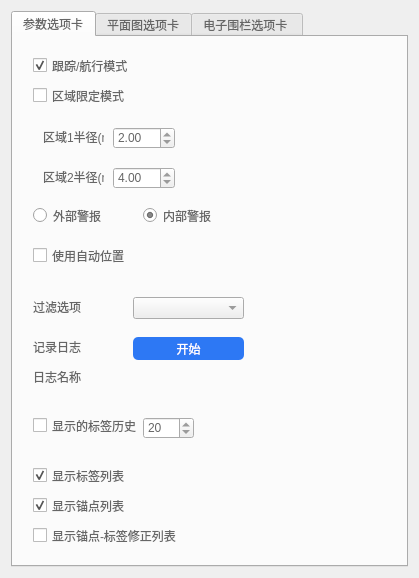
<?xml version="1.0" encoding="UTF-8"?>
<ui version="4.0">
 <class>ViewSettingsWidget</class>
 <widget class="QWidget" name="ViewSettingsWidget">
  <property name="geometry">
   <rect>
    <x>0</x>
    <y>0</y>
    <width>419</width>
    <height>578</height>
   </rect>
  </property>
  <property name="windowTitle">
   <string>Form</string>
  </property>
  <layout class="QVBoxLayout" name="verticalLayout">
   <item>
    <widget class="QTabWidget" name="tabWidget">
     <property name="minimumSize">
      <size>
       <width>300</width>
       <height>300</height>
      </size>
     </property>
     <property name="styleSheet">
      <string notr="true">color: #666;</string>
     </property>
     <property name="currentIndex">
      <number>0</number>
     </property>
     <widget class="QWidget" name="config_tab">
      <attribute name="title">
       <string>参数选项卡</string>
      </attribute>
      <widget class="QCheckBox" name="showTagHistory">
       <property name="geometry">
        <rect>
         <x>20</x>
         <y>380</y>
         <width>109</width>
         <height>17</height>
        </rect>
       </property>
       <property name="text">
        <string>显示的标签历史</string>
       </property>
      </widget>
      <widget class="QCheckBox" name="showGeoFencingMode">
       <property name="geometry">
        <rect>
         <x>20</x>
         <y>50</y>
         <width>109</width>
         <height>17</height>
        </rect>
       </property>
       <property name="text">
        <string>区域限定模式</string>
       </property>
      </widget>
      <widget class="QDoubleSpinBox" name="zone1">
       <property name="geometry">
        <rect>
         <x>100</x>
         <y>90</y>
         <width>62</width>
         <height>22</height>
        </rect>
       </property>
       <property name="maximum">
        <double>300.000000000000000</double>
       </property>
       <property name="value">
        <double>2.000000000000000</double>
       </property>
      </widget>
      <widget class="QDoubleSpinBox" name="zone2">
       <property name="geometry">
        <rect>
         <x>100</x>
         <y>130</y>
         <width>62</width>
         <height>22</height>
        </rect>
       </property>
       <property name="maximum">
        <double>300.000000000000000</double>
       </property>
       <property name="value">
        <double>4.000000000000000</double>
       </property>
      </widget>
      <widget class="QLabel" name="label_z1">
       <property name="geometry">
        <rect>
         <x>30</x>
         <y>90</y>
         <width>61</width>
         <height>20</height>
        </rect>
       </property>
       <property name="text">
        <string>区域1半径(m)</string>
       </property>
      </widget>
      <widget class="QLabel" name="label_z2">
       <property name="geometry">
        <rect>
         <x>30</x>
         <y>130</y>
         <width>61</width>
         <height>20</height>
        </rect>
       </property>
       <property name="text">
        <string>区域2半径(m)</string>
       </property>
      </widget>
      <widget class="QRadioButton" name="inAlarm">
       <property name="geometry">
        <rect>
         <x>130</x>
         <y>170</y>
         <width>91</width>
         <height>17</height>
        </rect>
       </property>
       <property name="text">
        <string>内部警报</string>
       </property>
       <property name="checked">
        <bool>true</bool>
       </property>
      </widget>
      <widget class="QRadioButton" name="outAlarm">
       <property name="geometry">
        <rect>
         <x>20</x>
         <y>170</y>
         <width>91</width>
         <height>17</height>
        </rect>
       </property>
       <property name="text">
        <string>外部警报</string>
       </property>
      </widget>
      <widget class="QSpinBox" name="tagHistoryN">
       <property name="geometry">
        <rect>
         <x>130</x>
         <y>380</y>
         <width>51</width>
         <height>22</height>
        </rect>
       </property>
       <property name="minimum">
        <number>1</number>
       </property>
       <property name="maximum">
        <number>128</number>
       </property>
       <property name="value">
        <number>20</number>
       </property>
      </widget>
      <widget class="QCheckBox" name="showTagTable">
       <property name="geometry">
        <rect>
         <x>20</x>
         <y>430</y>
         <width>109</width>
         <height>17</height>
        </rect>
       </property>
       <property name="text">
        <string>显示标签列表</string>
       </property>
       <property name="checked">
        <bool>true</bool>
       </property>
      </widget>
      <widget class="QCheckBox" name="showAnchorTable">
       <property name="geometry">
        <rect>
         <x>20</x>
         <y>460</y>
         <width>109</width>
         <height>17</height>
        </rect>
       </property>
       <property name="text">
        <string>显示锚点列表</string>
       </property>
       <property name="checked">
        <bool>true</bool>
       </property>
      </widget>
      <widget class="QCheckBox" name="showAnchorTagCorrectionTable">
       <property name="enabled">
        <bool>true</bool>
       </property>
       <property name="geometry">
        <rect>
         <x>20</x>
         <y>490</y>
         <width>191</width>
         <height>17</height>
        </rect>
       </property>
       <property name="text">
        <string>显示锚点-标签修正列表</string>
       </property>
       <property name="checked">
        <bool>false</bool>
       </property>
      </widget>
      <widget class="QCheckBox" name="showNavigationMode">
       <property name="geometry">
        <rect>
         <x>20</x>
         <y>20</y>
         <width>281</width>
         <height>17</height>
        </rect>
       </property>
       <property name="text">
        <string>跟踪/航行模式</string>
       </property>
       <property name="checked">
        <bool>true</bool>
       </property>
      </widget>
      <widget class="QComboBox" name="filtering">
       <property name="geometry">
        <rect>
         <x>120</x>
         <y>260</y>
         <width>111</width>
         <height>22</height>
        </rect>
       </property>
      </widget>
      <widget class="QLabel" name="label_z1_2">
       <property name="geometry">
        <rect>
         <x>20</x>
         <y>260</y>
         <width>81</width>
         <height>20</height>
        </rect>
       </property>
       <property name="text">
        <string>过滤选项</string>
       </property>
      </widget>
      <widget class="QCheckBox" name="useAutoPos">
       <property name="enabled">
        <bool>true</bool>
       </property>
       <property name="geometry">
        <rect>
         <x>20</x>
         <y>210</y>
         <width>161</width>
         <height>17</height>
        </rect>
       </property>
       <property name="text">
        <string>使用自动位置</string>
       </property>
       <property name="checked">
        <bool>false</bool>
       </property>
      </widget>
      <widget class="QLabel" name="label_logingstatus">
       <property name="geometry">
        <rect>
         <x>20</x>
         <y>300</y>
         <width>91</width>
         <height>20</height>
        </rect>
       </property>
       <property name="text">
        <string>记录日志</string>
       </property>
      </widget>
      <widget class="QPushButton" name="logging_pb">
       <property name="geometry">
        <rect>
         <x>120</x>
         <y>300</y>
         <width>111</width>
         <height>23</height>
        </rect>
       </property>
       <property name="styleSheet">
        <string notr="true">background:#2d78f4;border:none;color:white;border-radius:5px;</string>
       </property>
       <property name="text">
        <string>开始</string>
       </property>
      </widget>
      <widget class="QLabel" name="label_logingstatus_2">
       <property name="geometry">
        <rect>
         <x>20</x>
         <y>400</y>
         <width>51</width>
         <height>20</height>
        </rect>
       </property>
       <property name="text">
        <string/>
       </property>
      </widget>
      <widget class="QLabel" name="label_logfile">
       <property name="geometry">
        <rect>
         <x>20</x>
         <y>330</y>
         <width>211</width>
         <height>20</height>
        </rect>
       </property>
       <property name="text">
        <string>日志名称</string>
       </property>
      </widget>
      <widget class="QLabel" name="label_logingstatus_3">
       <property name="geometry">
        <rect>
         <x>20</x>
         <y>240</y>
         <width>51</width>
         <height>20</height>
        </rect>
       </property>
       <property name="text">
        <string/>
       </property>
      </widget>
     </widget>
     <widget class="QWidget" name="floorplan_tab">
      <attribute name="title">
       <string>平面图选项卡</string>
      </attribute>
      <layout class="QGridLayout" name="gridLayout_2">
       <item row="8" column="0">
        <widget class="QLabel" name="label_7">
         <property name="styleSheet">
          <string notr="true">color: #666;</string>
         </property>
         <property name="text">
          <string>围绕 X</string>
         </property>
        </widget>
       </item>
       <item row="8" column="1">
        <widget class="QCheckBox" name="floorplanFlipX_cb">
         <property name="text">
          <string/>
         </property>
        </widget>
       </item>
       <item row="9" column="0">
        <widget class="QLabel" name="label_8">
         <property name="styleSheet">
          <string notr="true">color: #666;</string>
         </property>
         <property name="text">
          <string>围绕 Y</string>
         </property>
        </widget>
       </item>
       <item row="7" column="0">
        <widget class="QLabel" name="label_5">
         <property name="styleSheet">
          <string notr="true">color: #666;</string>
         </property>
         <property name="text">
          <string>Y轴缩放</string>
         </property>
        </widget>
       </item>
       <item row="10" column="0" colspan="2">
        <layout class="QGridLayout" name="gridLayout">
         <property name="horizontalSpacing">
          <number>6</number>
         </property>
         <item row="0" column="0">
          <widget class="QCheckBox" name="showOrigin">
           <property name="styleSheet">
            <string notr="true">color: #666;</string>
           </property>
           <property name="text">
            <string>显示起点</string>
           </property>
          </widget>
         </item>
         <item row="1" column="2">
          <widget class="QPushButton" name="scaleY_pb">
           <property name="styleSheet">
            <string notr="true">background:#2d78f4;border:none;color:white;border-radius:5px;</string>
           </property>
           <property name="text">
            <string>Y轴缩放</string>
           </property>
          </widget>
         </item>
         <item row="1" column="0">
          <widget class="QPushButton" name="scaleX_pb">
           <property name="styleSheet">
            <string notr="true">background:#2d78f4;border:none;color:white;border-radius:5px;</string>
           </property>
           <property name="text">
            <string>X轴缩放</string>
           </property>
          </widget>
         </item>
         <item row="0" column="2">
          <widget class="QPushButton" name="origin_pb">
           <property name="styleSheet">
            <string notr="true">background:#2d78f4;border:none;color:white;border-radius:5px;</string>
           </property>
           <property name="text">
            <string>设置起点</string>
           </property>
          </widget>
         </item>
        </layout>
       </item>
       <item row="5" column="2">
        <widget class="QLabel" name="label_11">
         <property name="styleSheet">
          <string notr="true">color: #666;</string>
         </property>
         <property name="text">
          <string>pixels</string>
         </property>
        </widget>
       </item>
       <item row="7" column="2">
        <widget class="QLabel" name="label_9">
         <property name="styleSheet">
          <string notr="true">color: #666;</string>
         </property>
         <property name="text">
          <string>pixesl/m</string>
         </property>
        </widget>
       </item>
       <item row="4" column="0">
        <widget class="QLabel" name="label_3">
         <property name="styleSheet">
          <string notr="true">color: #666;</string>
         </property>
         <property name="text">
          <string>X轴补偿</string>
         </property>
        </widget>
       </item>
       <item row="6" column="1">
        <widget class="QDoubleSpinBox" name="floorplanXScale_sb">
         <property name="maximum">
          <double>1000.000000000000000</double>
         </property>
        </widget>
       </item>
       <item row="9" column="1">
        <widget class="QCheckBox" name="floorplanFlipY_cb">
         <property name="text">
          <string/>
         </property>
        </widget>
       </item>
       <item row="4" column="1">
        <widget class="QSpinBox" name="floorplanXOff_sb">
         <property name="sizePolicy">
          <sizepolicy hsizetype="Minimum" vsizetype="Fixed">
           <horstretch>0</horstretch>
           <verstretch>0</verstretch>
          </sizepolicy>
         </property>
         <property name="minimum">
          <number>-65536</number>
         </property>
         <property name="maximum">
          <number>65535</number>
         </property>
        </widget>
       </item>
       <item row="0" column="0" colspan="2">
        <widget class="QLabel" name="floorplanPath_lb">
         <property name="styleSheet">
          <string notr="true">color: #666;</string>
         </property>
         <property name="text">
          <string>没有平面图！！</string>
         </property>
        </widget>
       </item>
       <item row="4" column="2">
        <widget class="QLabel" name="label_12">
         <property name="styleSheet">
          <string notr="true">color: #666;</string>
         </property>
         <property name="text">
          <string>pixels</string>
         </property>
        </widget>
       </item>
       <item row="11" column="0">
        <spacer name="verticalSpacer">
         <property name="orientation">
          <enum>Qt::Vertical</enum>
         </property>
         <property name="sizeHint" stdset="0">
          <size>
           <width>20</width>
           <height>40</height>
          </size>
         </property>
        </spacer>
       </item>
       <item row="7" column="1">
        <widget class="QDoubleSpinBox" name="floorplanYScale_sb">
         <property name="maximum">
          <double>1000.000000000000000</double>
         </property>
        </widget>
       </item>
       <item row="6" column="2">
        <widget class="QLabel" name="label_10">
         <property name="styleSheet">
          <string notr="true">color: #666;</string>
         </property>
         <property name="text">
          <string>pixels/m</string>
         </property>
        </widget>
       </item>
       <item row="5" column="1">
        <widget class="QSpinBox" name="floorplanYOff_sb">
         <property name="minimum">
          <number>-65536</number>
         </property>
         <property name="maximum">
          <number>65536</number>
         </property>
        </widget>
       </item>
       <item row="6" column="0">
        <widget class="QLabel" name="label_6">
         <property name="styleSheet">
          <string notr="true">color: #666;</string>
         </property>
         <property name="text">
          <string>X轴缩放</string>
         </property>
        </widget>
       </item>
       <item row="3" column="0">
        <widget class="QPushButton" name="floorplanOpen_pb">
         <property name="sizePolicy">
          <sizepolicy hsizetype="Minimum" vsizetype="Fixed">
           <horstretch>0</horstretch>
           <verstretch>0</verstretch>
          </sizepolicy>
         </property>
         <property name="minimumSize">
          <size>
           <width>0</width>
           <height>0</height>
          </size>
         </property>
         <property name="autoFillBackground">
          <bool>false</bool>
         </property>
         <property name="styleSheet">
          <string notr="true">background:#2d78f4;border:none;color:white;border-radius:5px;</string>
         </property>
         <property name="text">
          <string>保存</string>
         </property>
         <property name="iconSize">
          <size>
           <width>30</width>
           <height>30</height>
          </size>
         </property>
        </widget>
       </item>
       <item row="3" column="1" colspan="2">
        <widget class="QCheckBox" name="saveFP">
         <property name="styleSheet">
          <string notr="true">color: #666;</string>
         </property>
         <property name="text">
          <string>保存设置</string>
         </property>
        </widget>
       </item>
       <item row="5" column="0">
        <widget class="QLabel" name="label_4">
         <property name="styleSheet">
          <string notr="true">color: #666;</string>
         </property>
         <property name="text">
          <string>Y轴补偿</string>
         </property>
        </widget>
       </item>
      </layout>
     </widget>
     <widget class="QWidget" name="grid_tab">
      <attribute name="title">
       <string>电子围栏选项卡 </string>
      </attribute>
      <widget class="QWidget" name="layoutWidget">
       <property name="geometry">
        <rect>
         <x>9</x>
         <y>21</y>
         <width>132</width>
         <height>111</height>
        </rect>
       </property>
       <layout class="QGridLayout" name="gridLayout_3">
        <item row="0" column="0">
         <widget class="QLabel" name="label">
          <property name="minimumSize">
           <size>
            <width>45</width>
            <height>0</height>
           </size>
          </property>
          <property name="styleSheet">
           <string notr="true">color: #666;</string>
          </property>
          <property name="text">
           <string>宽 (m)</string>
          </property>
         </widget>
        </item>
        <item row="0" column="1">
         <widget class="QDoubleSpinBox" name="gridWidth_sb">
          <property name="decimals">
           <number>2</number>
          </property>
          <property name="singleStep">
           <double>0.100000000000000</double>
          </property>
          <property name="value">
           <double>0.500000000000000</double>
          </property>
         </widget>
        </item>
        <item row="1" column="0">
         <widget class="QLabel" name="label_2">
          <property name="minimumSize">
           <size>
            <width>45</width>
            <height>0</height>
           </size>
          </property>
          <property name="styleSheet">
           <string notr="true">color: #666;</string>
          </property>
          <property name="text">
           <string>高 (m)</string>
          </property>
         </widget>
        </item>
        <item row="1" column="1">
         <widget class="QDoubleSpinBox" name="gridHeight_sb">
          <property name="singleStep">
           <double>0.100000000000000</double>
          </property>
          <property name="value">
           <double>0.500000000000000</double>
          </property>
         </widget>
        </item>
        <item row="2" column="0" colspan="2">
         <widget class="QCheckBox" name="gridShow">
          <property name="styleSheet">
           <string notr="true">color: #666;</string>
          </property>
          <property name="text">
           <string>打开栅格</string>
          </property>
         </widget>
        </item>
       </layout>
      </widget>
      <widget class="QLabel" name="label_13">
       <property name="geometry">
        <rect>
         <x>10</x>
         <y>170</y>
         <width>16</width>
         <height>16</height>
        </rect>
       </property>
       <property name="styleSheet">
        <string notr="true">color: #666;</string>
       </property>
       <property name="text">
        <string>1</string>
       </property>
      </widget>
      <widget class="QLabel" name="label_14">
       <property name="geometry">
        <rect>
         <x>30</x>
         <y>150</y>
         <width>21</width>
         <height>16</height>
        </rect>
       </property>
       <property name="styleSheet">
        <string notr="true">color: #666;</string>
       </property>
       <property name="text">
        <string>X</string>
       </property>
      </widget>
      <widget class="QLabel" name="label_15">
       <property name="geometry">
        <rect>
         <x>30</x>
         <y>180</y>
         <width>21</width>
         <height>16</height>
        </rect>
       </property>
       <property name="styleSheet">
        <string notr="true">color: #666;</string>
       </property>
       <property name="text">
        <string>Y</string>
       </property>
      </widget>
      <widget class="QDoubleSpinBox" name="fenceX_1">
       <property name="geometry">
        <rect>
         <x>50</x>
         <y>150</y>
         <width>62</width>
         <height>21</height>
        </rect>
       </property>
       <property name="styleSheet">
        <string notr="true"/>
       </property>
      </widget>
      <widget class="QDoubleSpinBox" name="fenceY_1">
       <property name="geometry">
        <rect>
         <x>50</x>
         <y>180</y>
         <width>62</width>
         <height>21</height>
        </rect>
       </property>
      </widget>
      <widget class="QLabel" name="label_16">
       <property name="geometry">
        <rect>
         <x>130</x>
         <y>150</y>
         <width>31</width>
         <height>16</height>
        </rect>
       </property>
       <property name="styleSheet">
        <string notr="true">color: #666;</string>
       </property>
       <property name="text">
        <string>宽</string>
       </property>
      </widget>
      <widget class="QLabel" name="label_17">
       <property name="geometry">
        <rect>
         <x>130</x>
         <y>180</y>
         <width>31</width>
         <height>16</height>
        </rect>
       </property>
       <property name="styleSheet">
        <string notr="true">color: #666;</string>
       </property>
       <property name="text">
        <string>高</string>
       </property>
      </widget>
      <widget class="QDoubleSpinBox" name="fenceW_1">
       <property name="geometry">
        <rect>
         <x>160</x>
         <y>150</y>
         <width>62</width>
         <height>21</height>
        </rect>
       </property>
      </widget>
      <widget class="QDoubleSpinBox" name="fenceH_1">
       <property name="geometry">
        <rect>
         <x>160</x>
         <y>180</y>
         <width>62</width>
         <height>21</height>
        </rect>
       </property>
      </widget>
      <widget class="QLabel" name="fenceAlarm_1">
       <property name="geometry">
        <rect>
         <x>240</x>
         <y>150</y>
         <width>51</width>
         <height>51</height>
        </rect>
       </property>
       <property name="text">
        <string>TextLabel</string>
       </property>
      </widget>
      <widget class="QDoubleSpinBox" name="fenceX_2">
       <property name="geometry">
        <rect>
         <x>50</x>
         <y>220</y>
         <width>62</width>
         <height>21</height>
        </rect>
       </property>
      </widget>
      <widget class="QLabel" name="fenceAlarm_2">
       <property name="geometry">
        <rect>
         <x>240</x>
         <y>220</y>
         <width>51</width>
         <height>51</height>
        </rect>
       </property>
       <property name="text">
        <string>TextLabel</string>
       </property>
      </widget>
      <widget class="QLabel" name="label_20">
       <property name="geometry">
        <rect>
         <x>30</x>
         <y>220</y>
         <width>21</width>
         <height>16</height>
        </rect>
       </property>
       <property name="styleSheet">
        <string notr="true">color: #666;</string>
       </property>
       <property name="text">
        <string>X</string>
       </property>
      </widget>
      <widget class="QLabel" name="label_21">
       <property name="geometry">
        <rect>
         <x>30</x>
         <y>250</y>
         <width>21</width>
         <height>16</height>
        </rect>
       </property>
       <property name="styleSheet">
        <string notr="true">color: #666;</string>
       </property>
       <property name="text">
        <string>Y</string>
       </property>
      </widget>
      <widget class="QLabel" name="label_22">
       <property name="geometry">
        <rect>
         <x>10</x>
         <y>230</y>
         <width>16</width>
         <height>16</height>
        </rect>
       </property>
       <property name="styleSheet">
        <string notr="true">color: #666;</string>
       </property>
       <property name="text">
        <string>2</string>
       </property>
      </widget>
      <widget class="QDoubleSpinBox" name="fenceH_2">
       <property name="geometry">
        <rect>
         <x>160</x>
         <y>250</y>
         <width>62</width>
         <height>21</height>
        </rect>
       </property>
      </widget>
      <widget class="QLabel" name="label_23">
       <property name="geometry">
        <rect>
         <x>130</x>
         <y>220</y>
         <width>31</width>
         <height>16</height>
        </rect>
       </property>
       <property name="styleSheet">
        <string notr="true">color: #666;</string>
       </property>
       <property name="text">
        <string>宽</string>
       </property>
      </widget>
      <widget class="QDoubleSpinBox" name="fenceW_2">
       <property name="geometry">
        <rect>
         <x>160</x>
         <y>220</y>
         <width>62</width>
         <height>21</height>
        </rect>
       </property>
      </widget>
      <widget class="QLabel" name="label_24">
       <property name="geometry">
        <rect>
         <x>130</x>
         <y>250</y>
         <width>31</width>
         <height>16</height>
        </rect>
       </property>
       <property name="styleSheet">
        <string notr="true">color: #666;</string>
       </property>
       <property name="text">
        <string>高</string>
       </property>
      </widget>
      <widget class="QDoubleSpinBox" name="fenceY_2">
       <property name="geometry">
        <rect>
         <x>50</x>
         <y>250</y>
         <width>62</width>
         <height>21</height>
        </rect>
       </property>
      </widget>
      <widget class="QDoubleSpinBox" name="fenceX_3">
       <property name="geometry">
        <rect>
         <x>50</x>
         <y>280</y>
         <width>62</width>
         <height>21</height>
        </rect>
       </property>
      </widget>
      <widget class="QLabel" name="fenceAlarm_3">
       <property name="geometry">
        <rect>
         <x>240</x>
         <y>280</y>
         <width>51</width>
         <height>51</height>
        </rect>
       </property>
       <property name="text">
        <string>fenceAlarm</string>
       </property>
      </widget>
      <widget class="QLabel" name="label_26">
       <property name="geometry">
        <rect>
         <x>30</x>
         <y>280</y>
         <width>21</width>
         <height>16</height>
        </rect>
       </property>
       <property name="styleSheet">
        <string notr="true">color: #666;</string>
       </property>
       <property name="text">
        <string>X</string>
       </property>
      </widget>
      <widget class="QLabel" name="label_27">
       <property name="geometry">
        <rect>
         <x>30</x>
         <y>310</y>
         <width>21</width>
         <height>16</height>
        </rect>
       </property>
       <property name="styleSheet">
        <string notr="true">color: #666;</string>
       </property>
       <property name="text">
        <string>Y</string>
       </property>
      </widget>
      <widget class="QLabel" name="label_28">
       <property name="geometry">
        <rect>
         <x>10</x>
         <y>290</y>
         <width>16</width>
         <height>16</height>
        </rect>
       </property>
       <property name="styleSheet">
        <string notr="true">color: #666;</string>
       </property>
       <property name="text">
        <string>3</string>
       </property>
      </widget>
      <widget class="QDoubleSpinBox" name="fenceH_3">
       <property name="geometry">
        <rect>
         <x>160</x>
         <y>310</y>
         <width>62</width>
         <height>21</height>
        </rect>
       </property>
      </widget>
      <widget class="QLabel" name="label_29">
       <property name="geometry">
        <rect>
         <x>130</x>
         <y>280</y>
         <width>31</width>
         <height>16</height>
        </rect>
       </property>
       <property name="styleSheet">
        <string notr="true">color: #666;</string>
       </property>
       <property name="text">
        <string>宽</string>
       </property>
      </widget>
      <widget class="QDoubleSpinBox" name="fenceW_3">
       <property name="geometry">
        <rect>
         <x>160</x>
         <y>280</y>
         <width>62</width>
         <height>21</height>
        </rect>
       </property>
      </widget>
      <widget class="QLabel" name="label_30">
       <property name="geometry">
        <rect>
         <x>130</x>
         <y>310</y>
         <width>31</width>
         <height>16</height>
        </rect>
       </property>
       <property name="styleSheet">
        <string notr="true">color: #666;</string>
       </property>
       <property name="text">
        <string>高</string>
       </property>
      </widget>
      <widget class="QDoubleSpinBox" name="fenceY_3">
       <property name="geometry">
        <rect>
         <x>50</x>
         <y>310</y>
         <width>62</width>
         <height>21</height>
        </rect>
       </property>
      </widget>
      <widget class="QDoubleSpinBox" name="fenceX_4">
       <property name="geometry">
        <rect>
         <x>50</x>
         <y>340</y>
         <width>62</width>
         <height>21</height>
        </rect>
       </property>
      </widget>
      <widget class="QLabel" name="fenceAlarm_4">
       <property name="geometry">
        <rect>
         <x>240</x>
         <y>340</y>
         <width>51</width>
         <height>51</height>
        </rect>
       </property>
       <property name="text">
        <string>fenceAlarm</string>
       </property>
      </widget>
      <widget class="QLabel" name="label_32">
       <property name="geometry">
        <rect>
         <x>30</x>
         <y>340</y>
         <width>21</width>
         <height>16</height>
        </rect>
       </property>
       <property name="styleSheet">
        <string notr="true">color: #666;</string>
       </property>
       <property name="text">
        <string>X</string>
       </property>
      </widget>
      <widget class="QLabel" name="label_33">
       <property name="geometry">
        <rect>
         <x>30</x>
         <y>370</y>
         <width>21</width>
         <height>16</height>
        </rect>
       </property>
       <property name="styleSheet">
        <string notr="true">color: #666;</string>
       </property>
       <property name="text">
        <string>Y</string>
       </property>
      </widget>
      <widget class="QLabel" name="label_34">
       <property name="geometry">
        <rect>
         <x>10</x>
         <y>350</y>
         <width>16</width>
         <height>16</height>
        </rect>
       </property>
       <property name="styleSheet">
        <string notr="true">color: #666;</string>
       </property>
       <property name="text">
        <string>4</string>
       </property>
      </widget>
      <widget class="QDoubleSpinBox" name="fenceH_4">
       <property name="geometry">
        <rect>
         <x>160</x>
         <y>370</y>
         <width>62</width>
         <height>21</height>
        </rect>
       </property>
      </widget>
      <widget class="QLabel" name="label_35">
       <property name="geometry">
        <rect>
         <x>130</x>
         <y>340</y>
         <width>31</width>
         <height>16</height>
        </rect>
       </property>
       <property name="styleSheet">
        <string notr="true">color: #666;</string>
       </property>
       <property name="text">
        <string>宽</string>
       </property>
      </widget>
      <widget class="QDoubleSpinBox" name="fenceW_4">
       <property name="geometry">
        <rect>
         <x>160</x>
         <y>340</y>
         <width>62</width>
         <height>21</height>
        </rect>
       </property>
      </widget>
      <widget class="QLabel" name="label_36">
       <property name="geometry">
        <rect>
         <x>130</x>
         <y>370</y>
         <width>31</width>
         <height>16</height>
        </rect>
       </property>
       <property name="styleSheet">
        <string notr="true">color: #666;</string>
       </property>
       <property name="text">
        <string>高</string>
       </property>
      </widget>
      <widget class="QDoubleSpinBox" name="fenceY_4">
       <property name="geometry">
        <rect>
         <x>50</x>
         <y>370</y>
         <width>62</width>
         <height>21</height>
        </rect>
       </property>
      </widget>
     </widget>
    </widget>
   </item>
  </layout>
 </widget>
 <tabstops>
  <tabstop>gridWidth_sb</tabstop>
  <tabstop>gridHeight_sb</tabstop>
  <tabstop>floorplanOpen_pb</tabstop>
  <tabstop>floorplanXOff_sb</tabstop>
  <tabstop>floorplanYOff_sb</tabstop>
  <tabstop>floorplanXScale_sb</tabstop>
  <tabstop>floorplanYScale_sb</tabstop>
  <tabstop>floorplanFlipX_cb</tabstop>
  <tabstop>floorplanFlipY_cb</tabstop>
 </tabstops>
 <resources/>
 <connections/>
</ui>
